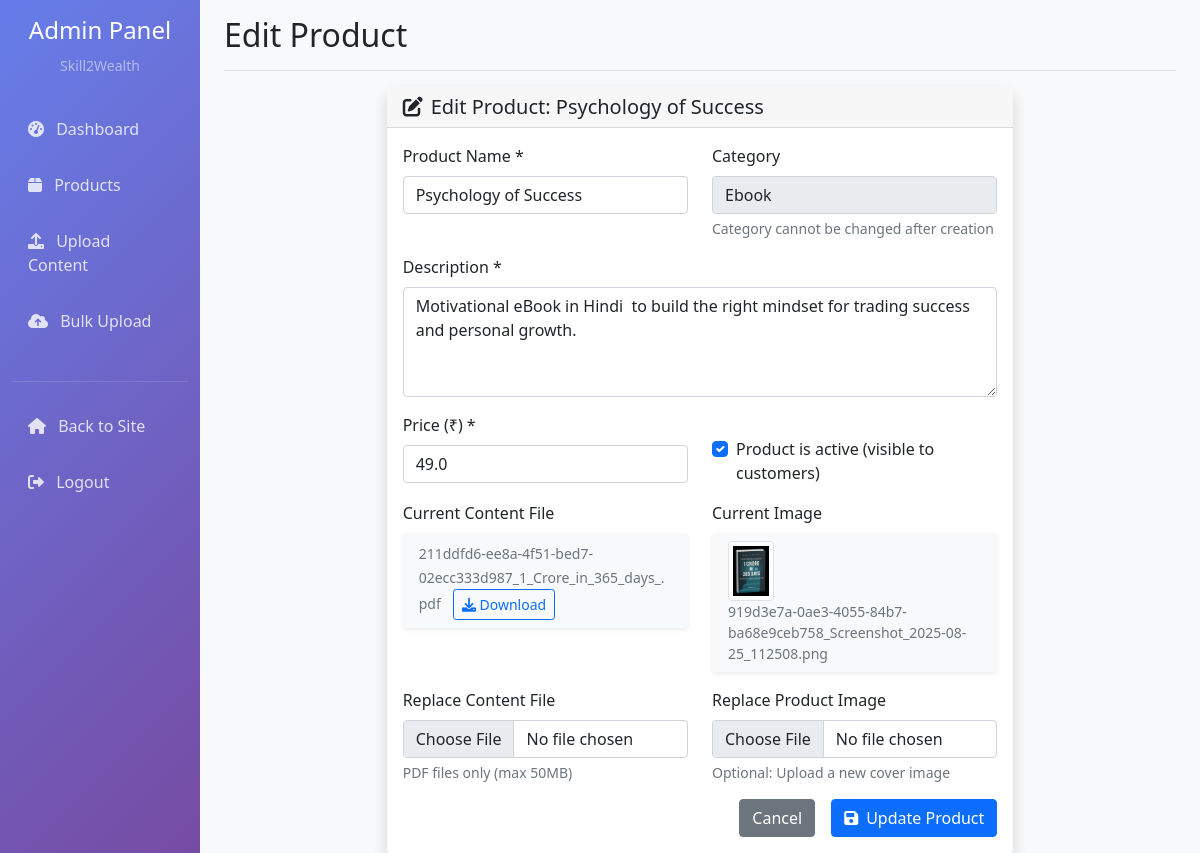
The page /admin/product/1/edit (signed in) on the database its author committed.
### app/models.py (models this page shows)
class Product(db.Model):
    id = db.Column(db.Integer, primary_key=True)
    name = db.Column(db.String(200), nullable=False)
    description = db.Column(db.Text, nullable=False)
    price = db.Column(db.Float, nullable=False)
    category = db.Column(db.String(50), nullable=False)  # 'ebook' or 'course'
    image_url = db.Column(db.String(200))
    file_url = db.Column(db.String(200))  # For downloadable content
    is_active = db.Column(db.Boolean, default=True)
    created_at = db.Column(db.DateTime, default=datetime.utcnow)

### app/admin/routes.py (the view)
@admin_bp.route('/product/<int:product_id>/edit')
def edit_product(product_id):
    product = Product.query.get_or_404(product_id)
    return render_template('admin/edit_product.html', product=product)

### app/admin/routes.py (called while the page is built)
def is_admin(user):
    return user.is_authenticated and user.username == 'admin'

@admin_bp.before_request
def require_admin():
    if not current_user.is_authenticated:
        flash('Please login to access admin panel', 'error')
        return redirect(url_for('auth.login'))
    if not is_admin(current_user):
        flash('Admin access required', 'error')
        return redirect(url_for('main.index'))

### app/extensions.py (called while the page is built)
@login_manager.user_loader
def load_user(user_id):
    from .models import User
    return User.query.get(int(user_id))

### app/templates/admin/edit_product.html
{% extends "admin/base.html" %}
{% block page_title %}Edit Product{% endblock %}
{% block content %}
<div class="row">
    <div class="col-lg-8 mx-auto">
        <div class="card shadow">
            <div class="card-header">
                <h5 class="mb-0"><i class="fas fa-edit me-2"></i>Edit Product: {{ product.name }}</h5>
            </div>
            <div class="card-body">
                <form method="POST" enctype="multipart/form-data">
                    <div class="row">
                        <div class="col-md-6">
                            <div class="mb-3">
                                <label for="name" class="form-label">Product Name *</label>
                                <input type="text" class="form-control" id="name" name="name" value="{{ product.name }}" required>
                            </div>
                        </div>
                        <div class="col-md-6">
                            <div class="mb-3">
                                <label for="category" class="form-label">Category</label>
                                <input type="text" class="form-control" value="{{ product.category.title() }}" disabled>
                                <div class="form-text">Category cannot be changed after creation</div>
                            </div>
                        </div>
                    </div>
                    <div class="mb-3">
                        <label for="description" class="form-label">Description *</label>
                        <textarea class="form-control" id="description" name="description" rows="4" required>{{ product.description }}</textarea>
                    </div>
                    <div class="row">
                        <div class="col-md-6">
                            <div class="mb-3">
                                <label for="price" class="form-label">Price (₹) *</label>
                                <input type="number" class="form-control" id="price" name="price" step="0.01" min="0" value="{{ product.price }}" required>
                            </div>
                        </div>
                        <div class="col-md-6">
                            <div class="mb-3">
                                <div class="form-check mt-4">
                                    <input class="form-check-input" type="checkbox" id="is_active" name="is_active" {% if product.is_active %}checked{% endif %}>
                                    <label class="form-check-label" for="is_active">
                                        Product is active (visible to customers)
                                    </label>
                                </div>
                            </div>
                        </div>
                    </div>
                    <div class="row mb-3">
                        <div class="col-md-6">
                            <label class="form-label">Current Content File</label>
                            {% if product.file_url %}
                            <div class="card bg-light">
                                <div class="card-body py-2">
                                    <small class="text-muted">{{ product.file_url.split('/')[-1] }}</small>
                                    <a href="{{ product.file_url }}" class="btn btn-sm btn-outline-primary ms-2" target="_blank">
                                        <i class="fas fa-download"></i> Download
                                    </a>
                                </div>
                            </div>
                            {% else %}
                            <div class="text-muted">No file uploaded</div>
                            {% endif %}
                        </div>
                        <div class="col-md-6">
                            <label class="form-label">Current Image</label>
                            {% if product.image_url %}
                            <div class="card bg-light">
                                <div class="card-body py-2">
                                    <img src="{{ product.image_url }}" alt="Product image" class="img-thumbnail" style="max-height: 60px;">
                                    <small class="text-muted d-block">{{ product.image_url.split('/')[-1] }}</small>
                                </div>
                            </div>
                            {% else %}
                            <div class="text-muted">No image uploaded</div>
                            {% endif %}
                        </div>
                    </div>
                    <div class="row">
                        <div class="col-md-6">
                            <div class="mb-3">
                                <label for="content_file" class="form-label">Replace Content File</label>
                                <input type="file" class="form-control" id="content_file" name="content_file"
                                       accept="{% if product.category == 'ebook' %}.pdf{% else %}.mp4,.avi,.mov,.wmv,.flv,.webm{% endif %}">
                                <div class="form-text">
                                    {% if product.category == 'ebook' %}
                                    PDF files only (max 50MB)
                                    {% else %}
                                    Video files: MP4, AVI, MOV, WMV, FLV, WebM (max 500MB)
                                    {% endif %}
                                </div>
                            </div>
                        </div>
                        <div class="col-md-6">
                            <div class="mb-3">
                                <label for="image_file" class="form-label">Replace Product Image</label>
                                <input type="file" class="form-control" id="image_file" name="image_file" accept=".jpg,.jpeg,.png,.gif,.webp">
                                <div class="form-text">Optional: Upload a new cover image</div>
                            </div>
                        </div>
                    </div>
                    <div class="d-grid gap-2 d-md-flex justify-content-md-end">
                        <a href="{{ url_for('admin.products') }}" class="btn btn-secondary me-md-2">Cancel</a>
                        <button type="submit" class="btn btn-primary">
                            <i class="fas fa-save me-2"></i>Update Product
                        </button>
                    </div>
                </form>
            </div>
        </div>
    </div>
</div>
{% endblock %}

### app/templates/admin/base.html (style rules this page uses)
.card { border: none; box-shadow: 0 0.125rem 0.25rem rgba(0,0,0,0.075); }

### rows shown on the page
Product: name "Psychology of Success", category "Ebook", description "Motivational eBook in Hindi to build the right mindset for trading success and personal growth.", price "49.0", is_active "☑", file_url "211ddfd6-ee8a-4f51-bed7-02ecc333d987_1_Crore_in_365_days_.pdf", image_url (picture), image_url "919d3e7a-0ae3-4055-84b7-ba68e9ceb758_Screenshot_2025-08-25_112508.png"
